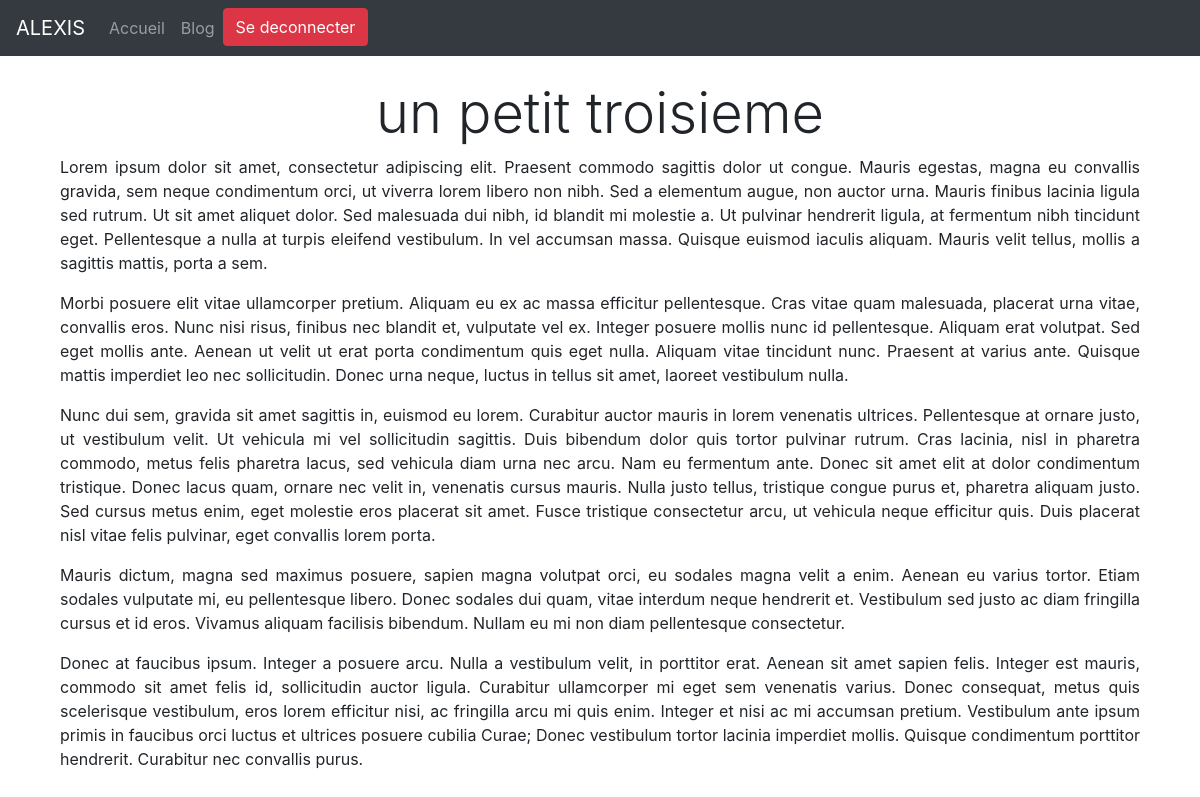
The app's page /blog/articles/un-petit-troisieme (signed in) with its own data.
### blog/models.py (models this page shows, shortened)
class Article(models.Model):
    title = models.CharField(max_length=100)
    short_description = models.CharField(max_length=254)
    image = models.ImageField(upload_to='images/')
    content = HTMLField()
    slug = models.SlugField(max_length=100,unique=True)
    created_at = models.DateTimeField(default=timezone.now)
    user = models.ForeignKey(settings.AUTH_USER_MODEL, on_delete=models.CASCADE)
    category = models.ForeignKey('Category', on_delete=models.CASCADE)
    tag = models.ForeignKey('Tag', on_delete=models.CASCADE)
    class Meta:
        verbose_name = 'article'
        get_latest_by = 'created_at'

### blog/views.py (the view)
# urls.py: path('articles/<slug:slug_article>', views.article, name='view_article')
@login_required
def article(request, slug_article):
    article = Article.objects.get(slug=slug_article)
    return render(request, 'blog/article.html', {
        'article': article
    })

### templates/blog/article.html (shortened to what this page needs)
{% extends 'base.html' %}
{% block content %}
    <div id="paper" class="container">
        <h3 class="display-4 text-center mt-4"> {{ article.title }} </h3>
        <div class="container">
        {% autoescape off %}
            <div class="text-justify">
            {{ article.content }}
            </div>
        {% endautoescape %}
        </div>
    </div>
{% endblock %}

### records on screen
Article: title "un petit troisieme", content "Lorem ipsum dolor sit amet, consectetur adipiscing elit. Praesent commodo sagittis dolor ut congue. Mauris egestas, magna eu convallis gravida, sem neque condimentum orci, ut viverra lorem libero non nibh. Sed a elementum augue, non auctor urna. Mauris finibus lacinia ligula sed rutrum. Ut sit amet aliquet dolor. Sed malesuada dui nibh, id blandit mi molestie a. Ut pulvinar hendrerit ligula, at fermentum nibh tincidunt eget. Pellentesque a nulla at turpis eleifend vestibulum. In vel accumsan massa. Quisque euismod iaculis aliquam. Mauris velit tellus, mollis a sagittis mattis, porta a sem. Morbi posuere elit vitae ullamcorper pretium. Aliquam eu ex ac massa efficitur pellentesque. Cras…"
